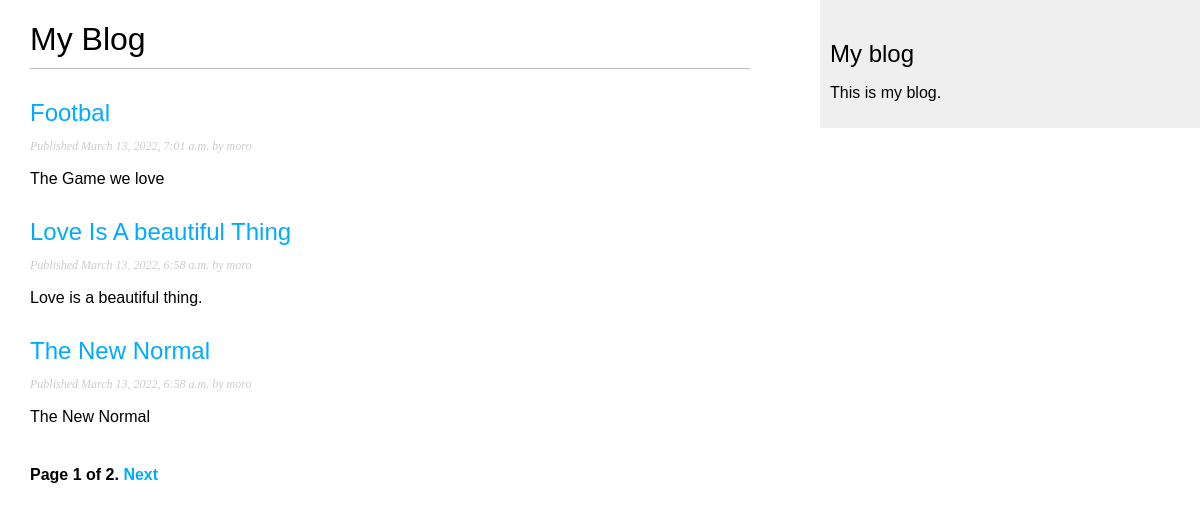
Screenshot of /blog/ with the database file from the repository.
### blog/models.py (models this page shows, shortened)
class Post(models.Model):
    STATUS_CHOICES = (
        ('draft', 'Draft'),
        ('published', 'Published')
    )
    id = models.UUIDField(
        primary_key=True,
        default=uuid.uuid4,
        editable=False
    )
    title = models.CharField(max_length=250)
    slug = models.SlugField(max_length=250, unique_for_month='publish')
    author = models.ForeignKey(User, on_delete=models.CASCADE, related_name='blog_posts')
    body = models.TextField()
    publish = models.DateTimeField(default=timezone.now)
    created = models.DateTimeField(auto_now_add=True)
    updated = models.DateTimeField(auto_now=True)
    status = models.CharField(max_length=10, choices=STATUS_CHOICES, default='draft')
    objects = models.Manager() ## lets add the default manager
    published = PublishedManager() ## lets add our custom manager
    class Meta:
        ordering = ('-publish',)
    def get_absolute_url(self):
        return reverse('blog:post_detail', args=[str(self.id), self.slug])

### blog/views.py (the view)
# urls.py: path('', PostListView.as_view(), name='post_list'),
class PostListView(ListView):
    queryset = Post.published.all()
    context_object_name = 'posts'
    paginate_by = 3
    template_name = 'blog/post/list.html'

### blog/templates/blog/post/list.html (shortened to what this page needs)
{% extends "blog/base.html" %}
{% block content %}
<h1>My Blog</h1>
{% for post in posts %}
    <h2>
    <a href="{{ post.get_absolute_url }}">
    {{ post.title }}
    </a>
    </h2>
    <p class="date">
    Published {{ post.publish }} by {{ post.author }}
    </p>
    {{ post.body|truncatewords:30|linebreaks }}
{% endfor %}
{% include "blog/pagination.html" with page=page_obj %}
{% endblock %}

### blog/templates/blog/base.html (shortened to what this page needs)
{% load static %}
<!DOCTYPE html>
<html>
<head>
<link href="{% static "css/blog.css" %}" rel="stylesheet">
</head>
<body>
<div id="content">
{% block content %}
{% endblock %}
</div>
<div id="sidebar">
<h2>My blog</h2>
<p>This is my blog.</p>
</div>
</body>
</html>

### blog/templates/blog/pagination.html (shortened to what this page needs)
<div class="pagination">
    <span class="step-links">
    <span class="current">
    Page {{ page.number }} of {{ page.paginator.num_pages }}.
    </span>
    {% if page.has_next %}
    <a href="?page={{ page.next_page_number }}">Next</a>
    {% endif %}
    </span>
    </div>

### blog/static/css/blog.css (style rules this page uses)
body { margin:0; padding:0; font-family:helvetica, sans-serif; }
a { color:#00abff; text-decoration:none; }
h1 { font-weight:normal; border-bottom:1px solid #bbb; padding:0 0 10px 0; }
h2 { font-weight:normal; margin:30px 0 0; }
#content { float:left; width:60%; padding:0 0 0 30px; }
#sidebar { float:right; width:30%; padding:10px; background:#efefef; height:100%; }
p.date { color:#ccc; font-family: georgia, serif; font-size: 12px; font-style: italic; }
.pagination { margin:40px 0; font-weight:bold; }

### rows the page displays
Post: title "Footbal", publish "March 13, 2022, 7:01 a.m.", author "moro", body "The Game we love"
Post: title "Love Is A beautiful Thing", publish "March 13, 2022, 6:58 a.m.", author "moro", body "Love is a beautiful thing."
Post: title "The New Normal", publish "March 13, 2022, 6:58 a.m.", author "moro", body "The New Normal"

### other values shown
{{ page.number }} "1"
{{ page.paginator.num_pages }} "2"
